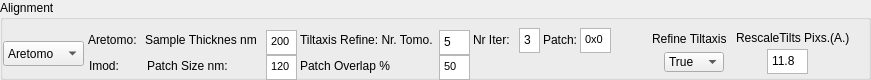
             <widget class="QGroupBox" name="groupBox_12">
              <property name="geometry">
               <rect>
                <x>4</x>
                <y>170</y>
                <width>871</width>
                <height>80</height>
               </rect>
              </property>
              <property name="title">
               <string>Alignment</string>
              </property>
              <widget class="QLabel" name="label_12">
               <property name="geometry">
                <rect>
                 <x>88</x>
                 <y>30</y>
                 <width>61</width>
                 <height>20</height>
                </rect>
               </property>
               <property name="text">
                <string>Aretomo:</string>
               </property>
              </widget>
              <widget class="QLabel" name="label_13">
               <property name="geometry">
                <rect>
                 <x>145</x>
                 <y>32</y>
                 <width>121</width>
                 <height>16</height>
                </rect>
               </property>
               <property name="text">
                <string>Sample Thicknes nm</string>
               </property>
              </widget>
              <widget class="QLabel" name="label_15">
               <property name="geometry">
                <rect>
                 <x>89</x>
                 <y>56</y>
                 <width>60</width>
                 <height>20</height>
                </rect>
               </property>
               <property name="text">
                <string>Imod:</string>
               </property>
              </widget>
              <widget class="QTextEdit" name="textEdit_areTomoSampleThick">
               <property name="geometry">
                <rect>
                 <x>266</x>
                 <y>30</y>
                 <width>31</width>
                 <height>25</height>
                </rect>
               </property>
               <property name="verticalScrollBarPolicy">
                <enum>Qt::ScrollBarAlwaysOff</enum>
               </property>
               <property name="html">
                <string>&lt;!DOCTYPE HTML PUBLIC &quot;-//W3C//DTD HTML 4.0//EN&quot; &quot;http://www.w3.org/TR/REC-html40/strict.dtd&quot;&gt;
&lt;html&gt;&lt;head&gt;&lt;meta name=&quot;qrichtext&quot; content=&quot;1&quot; /&gt;&lt;style type=&quot;text/css&quot;&gt;
p, li { white-space: pre-wrap; }
&lt;/style&gt;&lt;/head&gt;&lt;body style=&quot; font-family:'Sans Serif'; font-size:9pt; font-weight:400; font-style:normal;&quot;&gt;
&lt;p style=&quot; margin-top:0px; margin-bottom:0px; margin-left:0px; margin-right:0px; -qt-block-indent:0; text-indent:0px;&quot;&gt;&lt;span style=&quot; font-size:8pt;&quot;&gt;200&lt;/span&gt;&lt;/p&gt;&lt;/body&gt;&lt;/html&gt;</string>
               </property>
              </widget>
              <widget class="QComboBox" name="dropDown_tomoAlignProgram">
               <property name="geometry">
                <rect>
                 <x>3</x>
                 <y>41</y>
                 <width>81</width>
                 <height>25</height>
                </rect>
               </property>
               <item>
                <property name="text">
                 <string>Aretomo</string>
                </property>
               </item>
               <item>
                <property name="text">
                 <string>Imod</string>
                </property>
               </item>
              </widget>
              <widget class="QLabel" name="label_14">
               <property name="geometry">
                <rect>
                 <x>147</x>
                 <y>58</y>
                 <width>131</width>
                 <height>16</height>
                </rect>
               </property>
               <property name="text">
                <string>Patch Size nm:</string>
               </property>
              </widget>
              <widget class="QTextEdit" name="textEdit_ImodPatchSize">
               <property name="geometry">
                <rect>
                 <x>266</x>
                 <y>55</y>
                 <width>31</width>
                 <height>25</height>
                </rect>
               </property>
               <property name="verticalScrollBarPolicy">
                <enum>Qt::ScrollBarAlwaysOff</enum>
               </property>
               <property name="html">
                <string>&lt;!DOCTYPE HTML PUBLIC &quot;-//W3C//DTD HTML 4.0//EN&quot; &quot;http://www.w3.org/TR/REC-html40/strict.dtd&quot;&gt;
&lt;html&gt;&lt;head&gt;&lt;meta name=&quot;qrichtext&quot; content=&quot;1&quot; /&gt;&lt;style type=&quot;text/css&quot;&gt;
p, li { white-space: pre-wrap; }
&lt;/style&gt;&lt;/head&gt;&lt;body style=&quot; font-family:'Sans Serif'; font-size:9pt; font-weight:400; font-style:normal;&quot;&gt;
&lt;p style=&quot; margin-top:0px; margin-bottom:0px; margin-left:0px; margin-right:0px; -qt-block-indent:0; text-indent:0px;&quot;&gt;&lt;span style=&quot; font-size:8pt;&quot;&gt;120&lt;/span&gt;&lt;/p&gt;&lt;/body&gt;&lt;/html&gt;</string>
               </property>
              </widget>
              <widget class="QLabel" name="label_16">
               <property name="geometry">
                <rect>
                 <x>300</x>
                 <y>58</y>
                 <width>101</width>
                 <height>16</height>
                </rect>
               </property>
               <property name="text">
                <string>Patch Overlap %</string>
               </property>
              </widget>
              <widget class="QTextEdit" name="textEdit_imodPatchOverlap">
               <property name="geometry">
                <rect>
                 <x>439</x>
                 <y>55</y>
                 <width>31</width>
                 <height>25</height>
                </rect>
               </property>
               <property name="verticalScrollBarPolicy">
                <enum>Qt::ScrollBarAlwaysOff</enum>
               </property>
               <property name="html">
                <string>&lt;!DOCTYPE HTML PUBLIC &quot;-//W3C//DTD HTML 4.0//EN&quot; &quot;http://www.w3.org/TR/REC-html40/strict.dtd&quot;&gt;
&lt;html&gt;&lt;head&gt;&lt;meta name=&quot;qrichtext&quot; content=&quot;1&quot; /&gt;&lt;style type=&quot;text/css&quot;&gt;
p, li { white-space: pre-wrap; }
&lt;/style&gt;&lt;/head&gt;&lt;body style=&quot; font-family:'Sans Serif'; font-size:9pt; font-weight:400; font-style:normal;&quot;&gt;
&lt;p style=&quot; margin-top:0px; margin-bottom:0px; margin-left:0px; margin-right:0px; -qt-block-indent:0; text-indent:0px;&quot;&gt;&lt;span style=&quot; font-size:8pt;&quot;&gt;50&lt;/span&gt;&lt;/p&gt;&lt;/body&gt;&lt;/html&gt;</string>
               </property>
              </widget>
              <widget class="QComboBox" name="dropDown_doRefineTiltAxis">
               <property name="geometry">
                <rect>
                 <x>664</x>
                 <y>52</y>
                 <width>60</width>
                 <height>20</height>
                </rect>
               </property>
               <item>
                <property name="text">
                 <string>True</string>
                </property>
               </item>
               <item>
                <property name="text">
                 <string>False</string>
                </property>
               </item>
               <item>
                <property name="text">
                 <string/>
                </property>
               </item>
              </widget>
              <widget class="QLabel" name="label_25">
               <property name="geometry">
                <rect>
                 <x>300</x>
                 <y>30</y>
                 <width>141</width>
                 <height>20</height>
                </rect>
               </property>
               <property name="text">
                <string>Tiltaxis Refine: Nr. Tomo.</string>
               </property>
              </widget>
              <widget class="QTextEdit" name="textEdit_refineTiltAxisNrTomo">
               <property name="geometry">
                <rect>
                 <x>439</x>
                 <y>30</y>
                 <width>31</width>
                 <height>25</height>
                </rect>
               </property>
               <property name="verticalScrollBarPolicy">
                <enum>Qt::ScrollBarAlwaysOff</enum>
               </property>
               <property name="html">
                <string>&lt;!DOCTYPE HTML PUBLIC &quot;-//W3C//DTD HTML 4.0//EN&quot; &quot;http://www.w3.org/TR/REC-html40/strict.dtd&quot;&gt;
&lt;html&gt;&lt;head&gt;&lt;meta name=&quot;qrichtext&quot; content=&quot;1&quot; /&gt;&lt;style type=&quot;text/css&quot;&gt;
p, li { white-space: pre-wrap; }
&lt;/style&gt;&lt;/head&gt;&lt;body style=&quot; font-family:'Sans Serif'; font-size:9pt; font-weight:400; font-style:normal;&quot;&gt;
&lt;p style=&quot; margin-top:0px; margin-bottom:0px; margin-left:0px; margin-right:0px; -qt-block-indent:0; text-indent:0px;&quot;&gt;5&lt;/p&gt;&lt;/body&gt;&lt;/html&gt;</string>
               </property>
              </widget>
              <widget class="QLabel" name="label_26">
               <property name="geometry">
                <rect>
                 <x>473</x>
                 <y>30</y>
                 <width>41</width>
                 <height>20</height>
                </rect>
               </property>
               <property name="text">
                <string>Nr Iter:</string>
               </property>
              </widget>
              <widget class="QTextEdit" name="textEdit_refineTiltAxisIter">
               <property name="geometry">
                <rect>
                 <x>519</x>
                 <y>28</y>
                 <width>21</width>
                 <height>25</height>
                </rect>
               </property>
               <property name="verticalScrollBarPolicy">
                <enum>Qt::ScrollBarAlwaysOff</enum>
               </property>
               <property name="html">
                <string>&lt;!DOCTYPE HTML PUBLIC &quot;-//W3C//DTD HTML 4.0//EN&quot; &quot;http://www.w3.org/TR/REC-html40/strict.dtd&quot;&gt;
&lt;html&gt;&lt;head&gt;&lt;meta name=&quot;qrichtext&quot; content=&quot;1&quot; /&gt;&lt;style type=&quot;text/css&quot;&gt;
p, li { white-space: pre-wrap; }
&lt;/style&gt;&lt;/head&gt;&lt;body style=&quot; font-family:'Sans Serif'; font-size:9pt; font-weight:400; font-style:normal;&quot;&gt;
&lt;p style=&quot; margin-top:0px; margin-bottom:0px; margin-left:0px; margin-right:0px; -qt-block-indent:0; text-indent:0px;&quot;&gt;3&lt;/p&gt;&lt;/body&gt;&lt;/html&gt;</string>
               </property>
              </widget>
              <widget class="QLabel" name="label_24">
               <property name="geometry">
                <rect>
                 <x>652</x>
                 <y>31</y>
                 <width>81</width>
                 <height>16</height>
                </rect>
               </property>
               <property name="text">
                <string>Refine Tiltaxis</string>
               </property>
              </widget>
              <widget class="QLabel" name="label_27">
               <property name="geometry">
                <rect>
                 <x>736</x>
                 <y>28</y>
                 <width>121</width>
                 <height>20</height>
                </rect>
               </property>
               <property name="text">
                <string>RescaleTilts Pixs.(A.)</string>
               </property>
              </widget>
              <widget class="QTextEdit" name="textEdit_algRescaleTilts">
               <property name="geometry">
                <rect>
                 <x>767</x>
                 <y>49</y>
                 <width>41</width>
                 <height>25</height>
                </rect>
               </property>
               <property name="verticalScrollBarPolicy">
                <enum>Qt::ScrollBarAlwaysOff</enum>
               </property>
               <property name="html">
                <string>&lt;!DOCTYPE HTML PUBLIC &quot;-//W3C//DTD HTML 4.0//EN&quot; &quot;http://www.w3.org/TR/REC-html40/strict.dtd&quot;&gt;
&lt;html&gt;&lt;head&gt;&lt;meta name=&quot;qrichtext&quot; content=&quot;1&quot; /&gt;&lt;style type=&quot;text/css&quot;&gt;
p, li { white-space: pre-wrap; }
&lt;/style&gt;&lt;/head&gt;&lt;body style=&quot; font-family:'Sans Serif'; font-size:9pt; font-weight:400; font-style:normal;&quot;&gt;
&lt;p style=&quot; margin-top:0px; margin-bottom:0px; margin-left:0px; margin-right:0px; -qt-block-indent:0; text-indent:0px;&quot;&gt;11.8&lt;/p&gt;&lt;/body&gt;&lt;/html&gt;</string>
               </property>
              </widget>
              <widget class="QLabel" name="label_28">
               <property name="geometry">
                <rect>
                 <x>543</x>
                 <y>30</y>
                 <width>41</width>
                 <height>20</height>
                </rect>
               </property>
               <property name="text">
                <string>Patch:</string>
               </property>
              </widget>
              <widget class="QTextEdit" name="textEdit_areTomoPatch">
               <property name="geometry">
                <rect>
                 <x>580</x>
                 <y>28</y>
                 <width>31</width>
                 <height>25</height>
                </rect>
               </property>
               <property name="verticalScrollBarPolicy">
                <enum>Qt::ScrollBarAlwaysOff</enum>
               </property>
               <property name="html">
                <string>&lt;!DOCTYPE HTML PUBLIC &quot;-//W3C//DTD HTML 4.0//EN&quot; &quot;http://www.w3.org/TR/REC-html40/strict.dtd&quot;&gt;
&lt;html&gt;&lt;head&gt;&lt;meta name=&quot;qrichtext&quot; content=&quot;1&quot; /&gt;&lt;style type=&quot;text/css&quot;&gt;
p, li { white-space: pre-wrap; }
&lt;/style&gt;&lt;/head&gt;&lt;body style=&quot; font-family:'Sans Serif'; font-size:9pt; font-weight:400; font-style:normal;&quot;&gt;
&lt;p style=&quot; margin-top:0px; margin-bottom:0px; margin-left:0px; margin-right:0px; -qt-block-indent:0; text-indent:0px;&quot;&gt;&lt;span style=&quot; font-size:8pt;&quot;&gt;0x0&lt;/span&gt;&lt;/p&gt;&lt;/body&gt;&lt;/html&gt;</string>
               </property>
              </widget>
             </widget>
